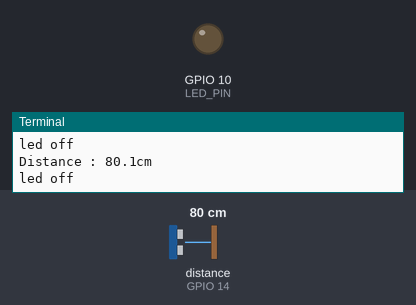
A program run on a simulated Raspberry Pi (BCM pin numbers). Shown: output pins drawn as LEDs (lit = HIGH), the last lines printed to the terminal. The inputs (shaded band) are chosen by the test bench; at power-on: distance to the obstacle (sensor on GPIO 14) 80 cm. The echo pulse lasts 58.3 µs per cm; the clock reads 2024-03-15 10:24:30 at power-on unless the program sets it; pins used as bus, display or sensor lines are not drawn.

Above: at 1.2 s.
1.3 s: distance to the obstacle (sensor on GPIO 14) set to 2 cm
At 1.9 s:
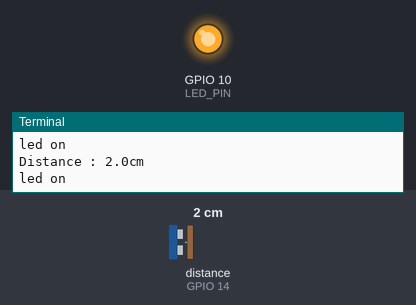
2.8 s: distance to the obstacle (sensor on GPIO 14) set to 35 cm
At 3.7 s:
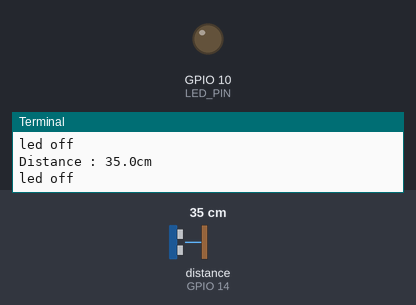
Timing chart, 0 to 5.8 s (numbered marks = the images above; inputs shaded):
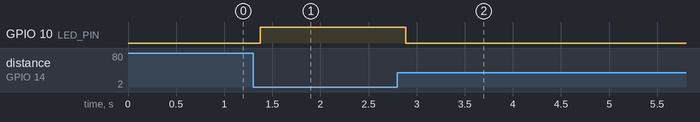

The program:

ultra_sonic_led.py
```python
import RPi.GPIO as GPIO
import time

TRIGGER_PIN = 4
ECHO_PIN = 14
LED_PIN = 10

GPIO.setmode(GPIO.BCM)
GPIO.setup(TRIGGER_PIN,GPIO.OUT)
GPIO.setup(ECHO_PIN,GPIO.IN)
GPIO.setup(LED_PIN,GPIO.OUT)

try:
    while True:
        #10us 동안 HIGH 출력
        GPIO.output(TRIGGER_PIN,GPIO.HIGH)
        time.sleep(0.00001)    #10us (1us->0.000001)
        GPIO.output(TRIGGER_PIN,GPIO.LOW)

    #ECHO PIN -> HIGH로 되는 시간(start time)
        while GPIO.input(ECHO_PIN) == 0:
            pass
        start = time.time() #시작 시간

        while GPIO.input(ECHO_PIN) == 1:
            pass
        stop = time.time()  #종료 시간

        duration_time = stop - start
        distance = 17160 * duration_time

        print('Distance : %.1fcm' % distance)

        if distance <= 20:
            GPIO.output(LED_PIN, GPIO.HIGH)
            print('led on')
        else:
                GPIO.output(LED_PIN,GPIO.LOW)
                print('led off')

        time.sleep(0.1)
finally:
    GPIO.cleanup()
    print('cleanup and exit')
```

Measured:
- after the input at 1.3 s, GPIO 10 (LED_PIN): LOW → HIGH after 0.07 s
- after the input at 2.8 s, GPIO 10 (LED_PIN): HIGH → LOW after 0.09 s
